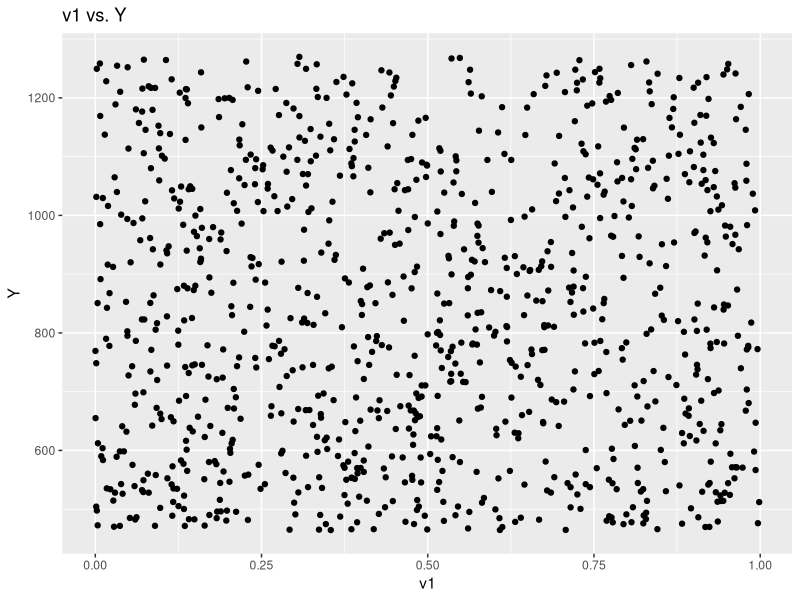
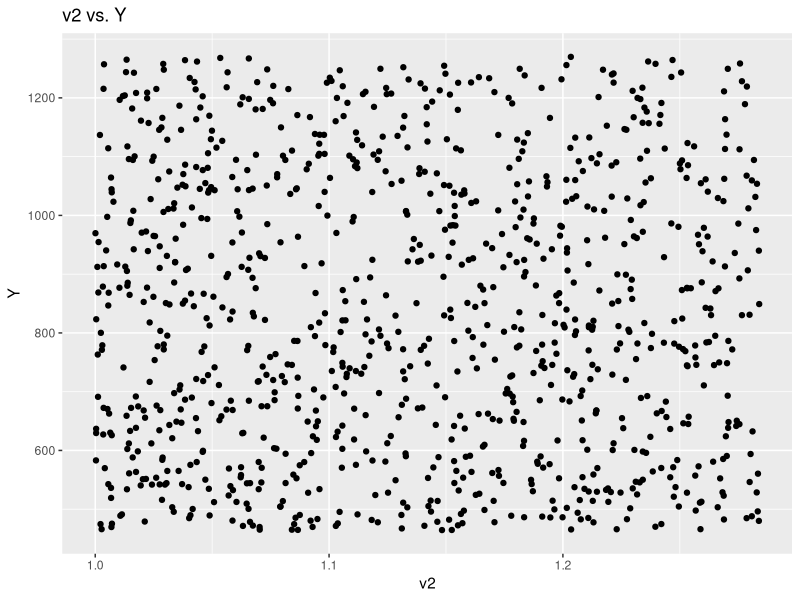
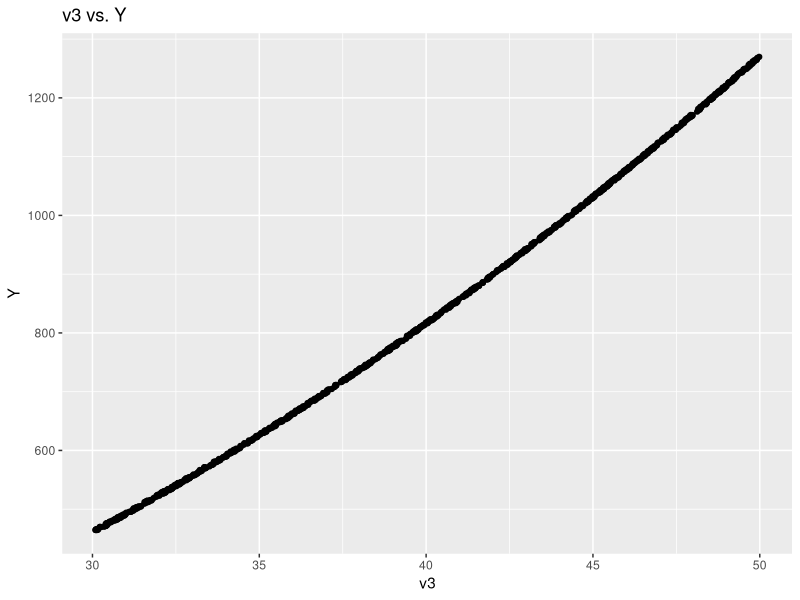
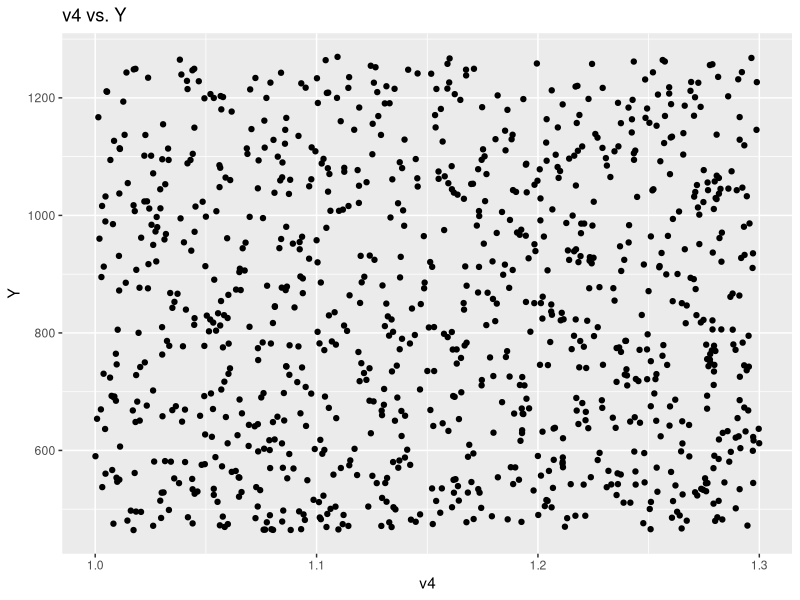
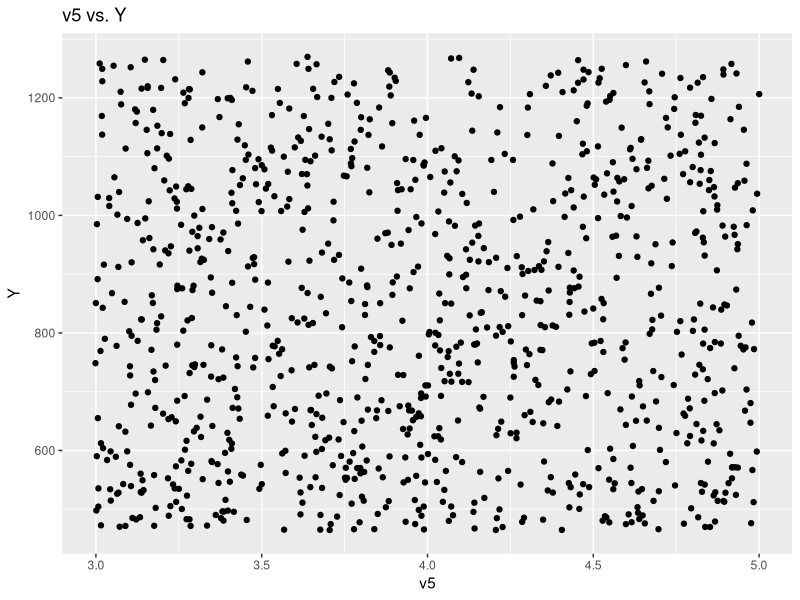
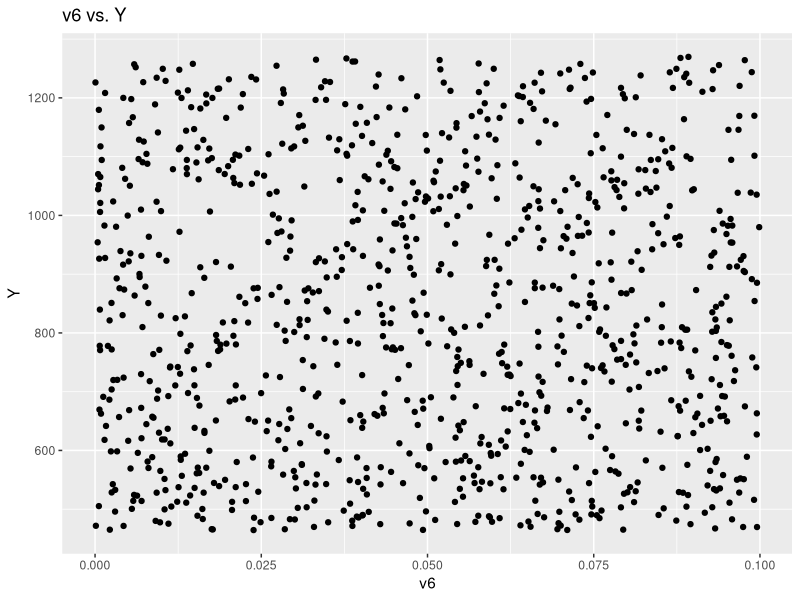
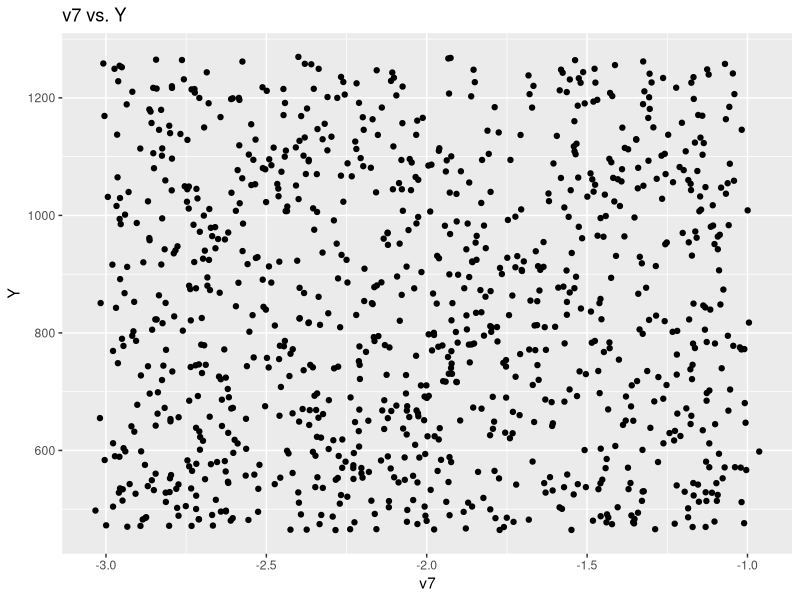
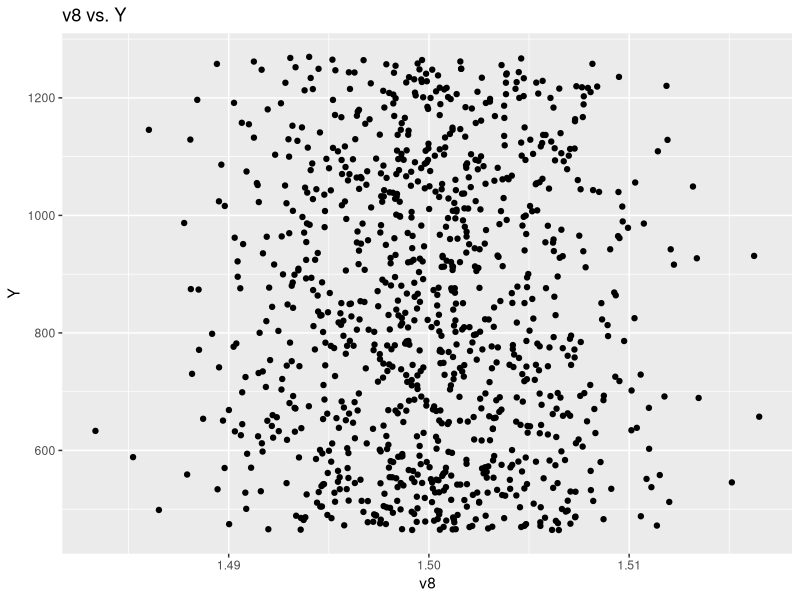

Source code (R) for these figures, in order:
library(caret)
library(dplyr)
library(ggplot2)

set.seed(123)

train_data <- read.csv("train_ch.csv")
test_data <- read.csv("test_ch.csv")

# Check for missing values in the training data
# sum(is.na(train_data))

# Check for missing values in the test data
# sum(is.na(test_data))

# Scatter plots of variables against the response variable using ggplot2
ggplot(train_data, aes(x = v1, y = Y)) +
  geom_point() +
  ggtitle("v1 vs. Y")

ggplot(train_data, aes(x = v2, y = Y)) +
  geom_point() +
  ggtitle("v2 vs. Y")

ggplot(train_data, aes(x = v3, y = Y)) +
  geom_point() +
  ggtitle("v3 vs. Y")

ggplot(train_data, aes(x = v4, y = Y)) +
  geom_point() +
  ggtitle("v4 vs. Y")

ggplot(train_data, aes(x = v5, y = Y)) +
  geom_point() +
  ggtitle("v5 vs. Y")

ggplot(train_data, aes(x = v6, y = Y)) +
  geom_point() +
  ggtitle("v6 vs. Y")

ggplot(train_data, aes(x = v7, y = Y)) +
  geom_point() +
  ggtitle("v7 vs. Y")

ggplot(train_data, aes(x = v8, y = Y)) +
  geom_point() +
  ggtitle("v8 vs. Y")

ggplot(train_data, aes(x = v9, y = Y)) +
  geom_point() +
  ggtitle("v9 vs. Y")


# Parametric approach
lm_model <- train(Y ~ v1 + v2 + v3 + v4 + v5 + v6 + v7 + v8 + v9,
                  data = train_data,
                  method = "lm",
                  trControl = trainControl(method = "cv"))

lm_predictions <- predict(lm_model, newdata = test_data)

lm_model_v3 <- train(Y ~ v3,
                      data = train_data,
                      method = "lm",
                      trControl = trainControl(method = "cv"))

lm_predictions_v3 <- predict(lm_model_v3, newdata = test_data)


# Nonparametric approach
knn_model <- train(Y ~ v1 + v2 + v3 + v4 + v5 + v6 + v7 + v8 + v9,
                   data = train_data,
                   method = "knn",
                   trControl = trainControl(method = "cv"),
                   tuneGrid = expand.grid(k = 1:10))


knn_predictions <- predict(knn_model, newdata = test_data)

knn_model_v3 <- train(Y ~ v3,
                   data = train_data,
                   method = "knn",
                   trControl = trainControl(method = "cv"),
                   tuneGrid = expand.grid(k = 1:10))

knn_predictions_v3 <- predict(knn_model_v3, newdata = test_data)


predictions <- data.frame(pred_knn = knn_predictions_v3, pred_lm = lm_predictions_v3)
                          #pred_knn_v3 = knn_predictions_v3, pred_lm_v3 = lm_predictions_v3)

write.csv(predictions, file = "predictions.csv", row.names = FALSE)

print(knn_model_v3$results)
print(lm_model_v3$results)
